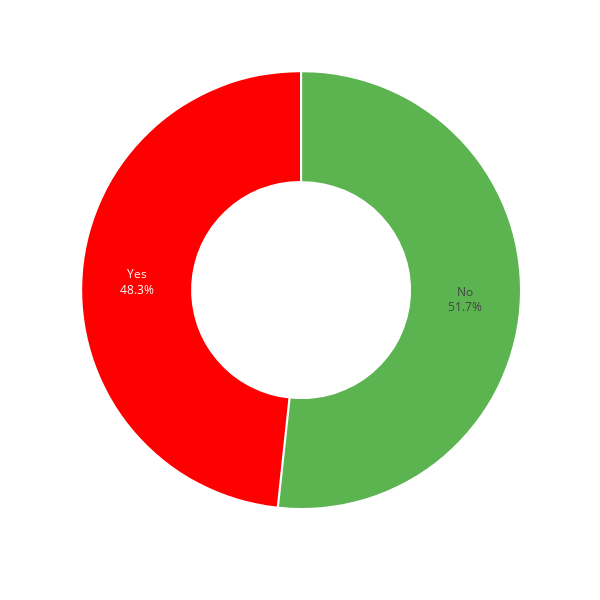

This figure's notebook cell:
### Code cell
import plotly.express as px

married_per_gender = data.groupby(['gender', 'married'], as_index = False).agg(married_per_gender = ('customer_id', pd.Series.nunique))

fig = px.pie(
    married_per_gender, 
    values = 'married_per_gender', 
    names = 'married',
    #hover_data = ['total_cust_status'], 
    labels = {
        'married' : 'is Married?',
        'married_per_gender' : 'Total Customer'
    },
    color = 'married',
    color_discrete_map = {
        'Yes' : '#ff0000',
        'No' : '#5bb450'                                
    },
    hole = 0.5
)

fig.update_traces(
    textposition = 'inside', 
    textinfo = 'percent+label',
    pull = [0.01, 0]
)


fig.update_layout(
    autosize = False,
    width = 600,
    height = 600,
    showlegend = False,
    plot_bgcolor = 'rgba(0, 0, 0, 0)',
    paper_bgcolor = 'rgba(0, 0, 0, 0)'
)

fig.show()

### Figure 1 — Plotly figure (JSON) as saved in the notebook; plotly's stock layout.template omitted (floating-point values rounded to 4 significant figures)
{"data": [{"customdata": [["No"], ["Yes"], ["No"], ["Yes"]], "domain": {"x": [0, 1], "y": [0, 1]}, "hole": 0.5, "hovertemplate": "is Married?=%{customdata[0]}<br>Total Customer=%{value}<extra></extra>", "labels": ["No", "Yes", "No", "Yes"], "legendgroup": "", "marker": {"colors": ["#5bb450", "#ff0000", "#5bb450", "#ff0000"]}, "name": "", "pull": [0.01, 0], "showlegend": true, "textinfo": "percent+label", "textposition": "inside", "type": "pie", "values": [1800, 1688, 1841, 1714]}], "layout": {"autosize": false, "height": 600, "legend": {"tracegroupgap": 0}, "margin": {"t": 60}, "paper_bgcolor": "rgba(0, 0, 0, 0)", "plot_bgcolor": "rgba(0, 0, 0, 0)", "showlegend": false, "width": 600}}
